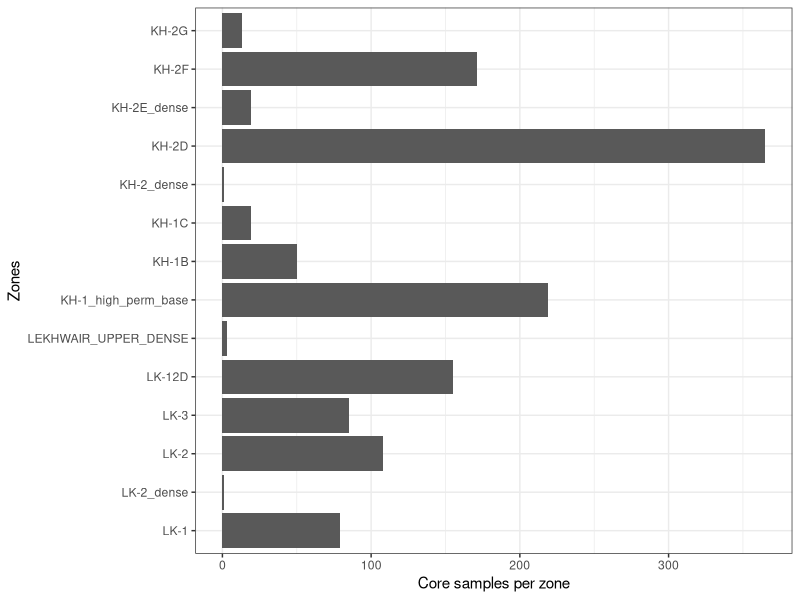
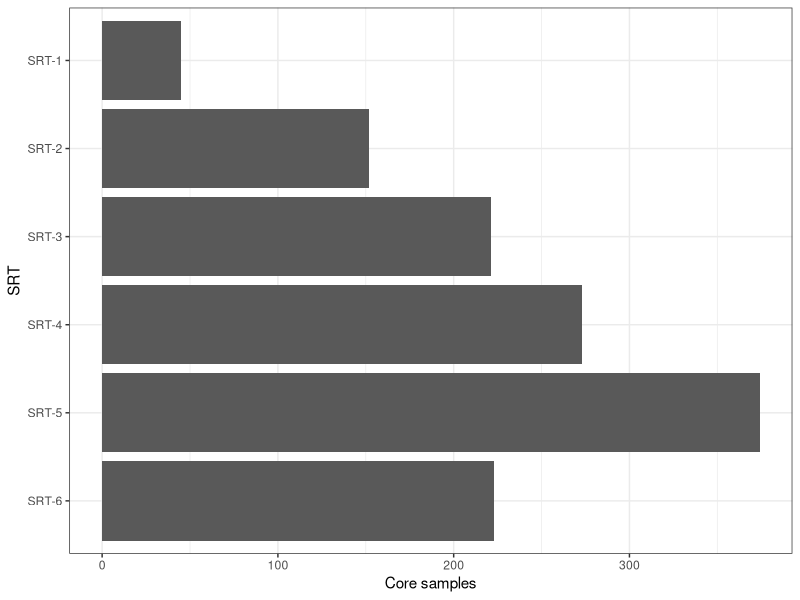
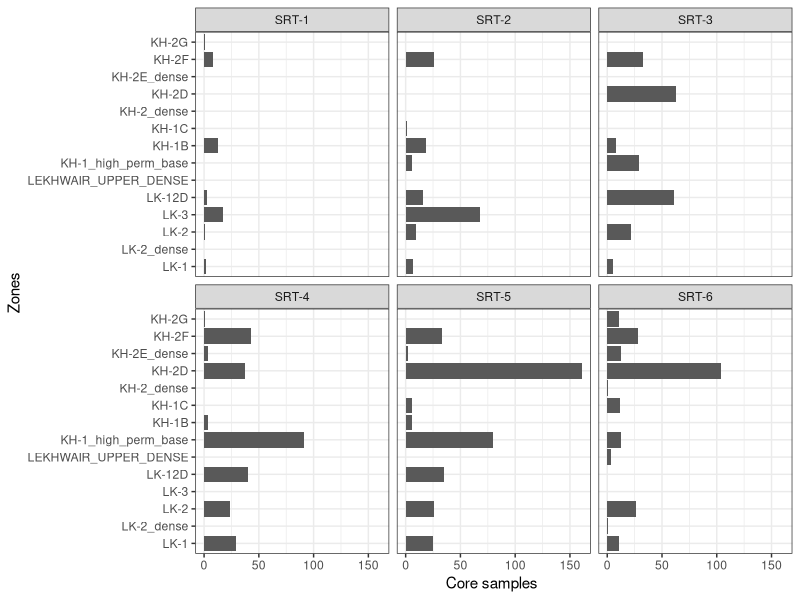
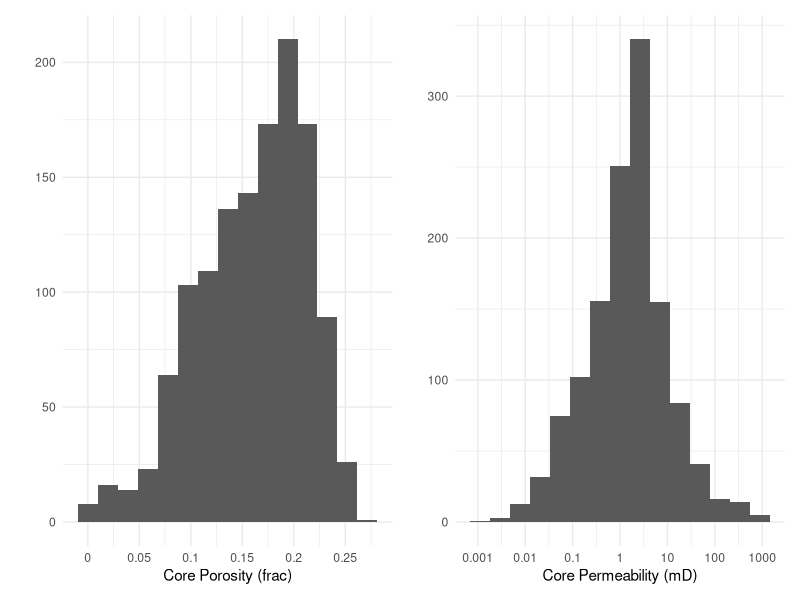
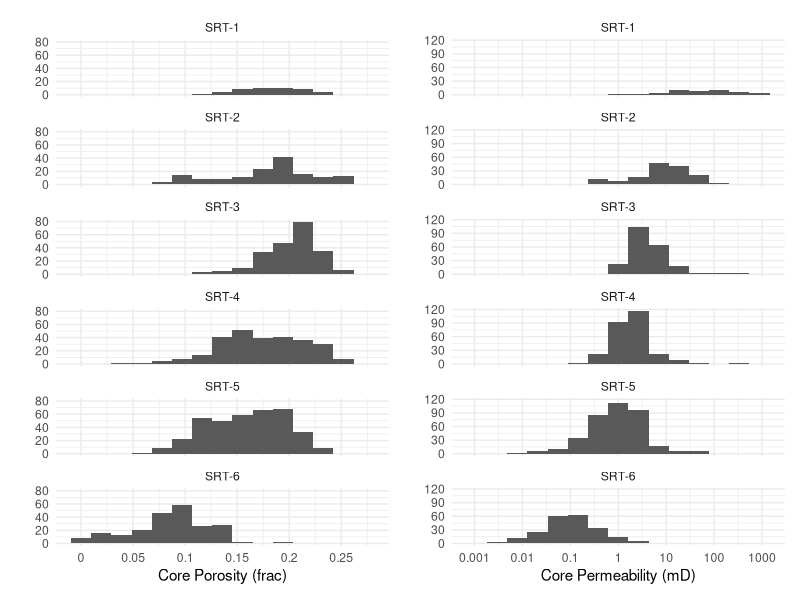
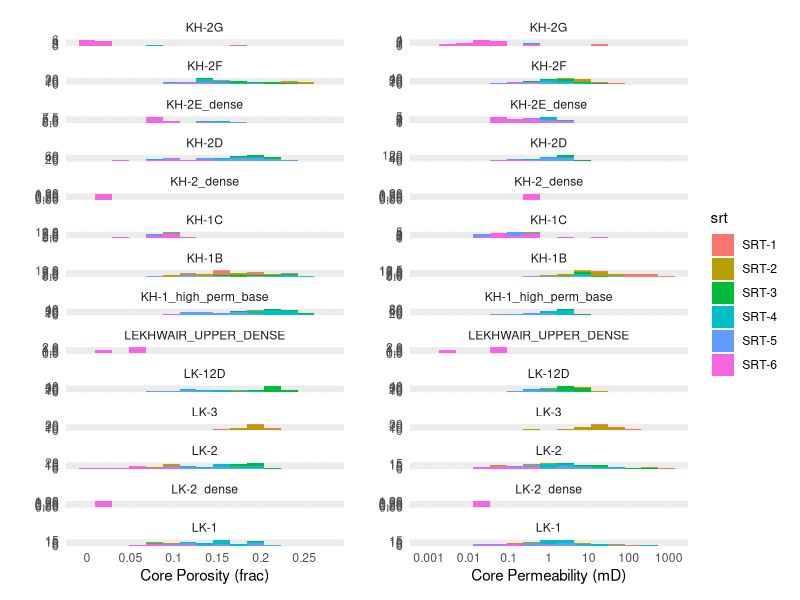
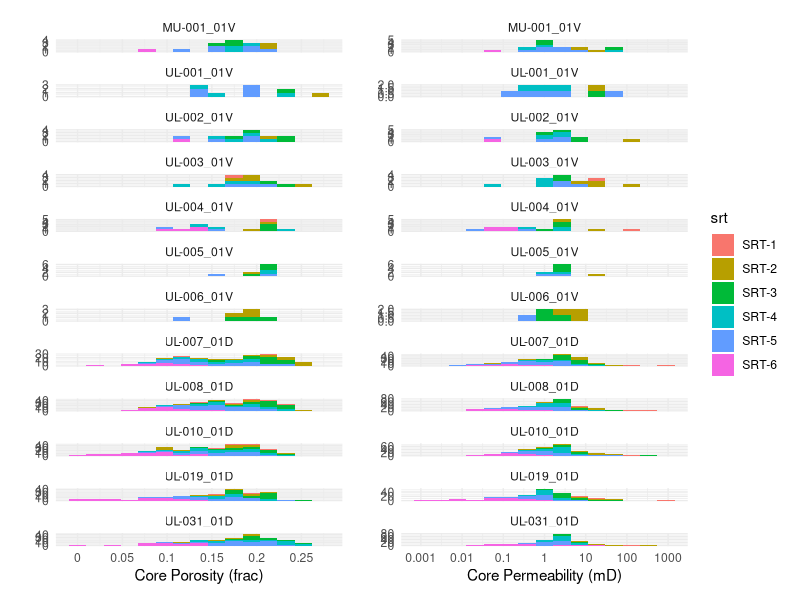
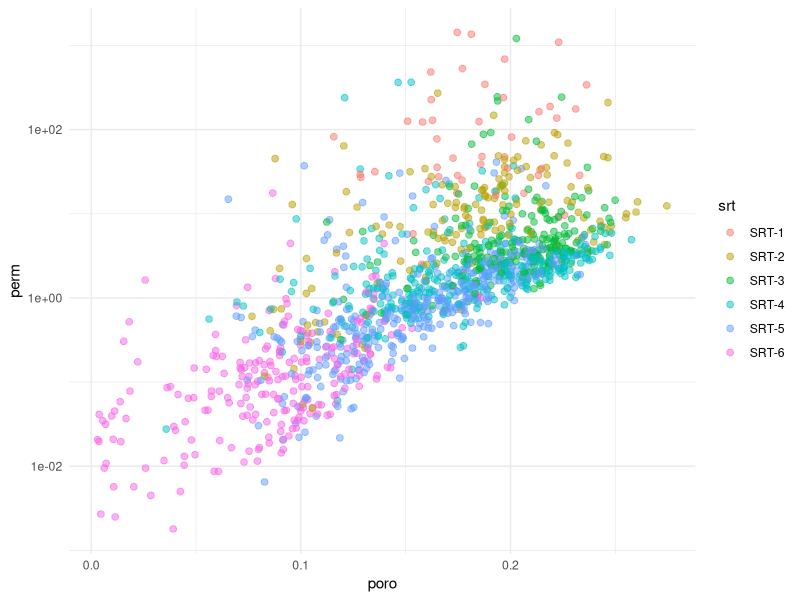

Here is the R script that generated these plots, in order:
## ---- chunk 1
knitr::opts_chunk$set(echo = TRUE)

# Packages

library(readxl)
library(tidyverse)
library(flextable)
library(patchwork)

## ---- chunk 2



rca_data <- read_excel("../../raw_data/srt_core/All_RCA_Data_with_log_data.xlsx", 
                       col_types = c("skip", "skip", "skip", 
                                     "numeric", "numeric", "text", "numeric", 
                                     "numeric", "text", "text", "numeric", 
                                     "skip", "numeric", "numeric", "numeric", 
                                     "numeric", "numeric", "numeric", 
                                     "numeric", "numeric", "numeric", 
                                     "numeric", "skip", "numeric", "numeric")) %>% 
    filter(`conditions experiment` == "overburden") %>% 
    rename(Zone = `Zone log linked to 'CEPSA_WELLTOPS_JUN20_STATIC'`) %>% 
        mutate(srt = if_else(SRT_OPCO == 1, "SRT-1", "non res") , 
               srt = if_else(SRT_OPCO == 2, "SRT-2", srt),
               srt = if_else(SRT_OPCO == 3, "SRT-3", srt),
               srt = if_else(SRT_OPCO == 4, "SRT-4", srt),
               srt = if_else(SRT_OPCO == 5, "SRT-5", srt),
               srt = if_else(SRT_OPCO == 6, "SRT-6", srt),
               zones = if_else(Zone ==   0 , "SH-1"                     , "non res" )  ,
               zones = if_else(Zone ==   1 , "HAWAR"                    , zones ),
               zones = if_else(Zone ==   2 , "KH-2G"                    , zones ),
               zones = if_else(Zone ==   3 , "KH-2F"                    , zones ),
               zones = if_else(Zone ==   4 , "KH-2E_dense"              , zones ),
               zones = if_else(Zone ==   5 , "KH-2D"                    , zones ),
               zones = if_else(Zone ==   6 , "KH-2_dense"               , zones ),
               zones = if_else(Zone ==   7 , "KH-1C"                    , zones ),
               zones = if_else(Zone ==   8 , "KH-1B"                    , zones ),
               zones = if_else(Zone ==   9 , "KH-1_high_perm_base"      , zones ),
               zones = if_else(Zone ==  10 , "LEKHWAIR_UPPER_DENSE"     , zones ),
               zones = if_else(Zone ==  11 , "LK-12D"                   , zones ),
               zones = if_else(Zone ==  12 , "LK-12_dense"              , zones ),
               zones = if_else(Zone ==  13 , "LK-9"                     , zones ),
               zones = if_else(Zone ==  14 , "LK-9A"                    , zones ),
               zones = if_else(Zone ==  15 , "LK-8A"                    , zones ),
               zones = if_else(Zone ==  16 , "LK-8_dense"               , zones ),
               zones = if_else(Zone ==  17 , "LK-7B"                    , zones ),
               zones = if_else(Zone ==  18 , "LK-7B_dense"              , zones ),
               zones = if_else(Zone ==  19 , "LK-7A"                    , zones ),
               zones = if_else(Zone ==  20 , "LK-7_dense"               , zones ),
               zones = if_else(Zone ==  21 , "LK-6_reservoir"           , zones ),
               zones = if_else(Zone ==  22 , "LK-6B_dense"              , zones ),
               zones = if_else(Zone ==  23 , "LK-6A"                    , zones ),
               zones = if_else(Zone ==  24 , "LK-6_dense"               , zones ),
               zones = if_else(Zone ==  25 , "LK-5B"                    , zones ),
               zones = if_else(Zone ==  26 , "LK-5_dense"               , zones ),
               zones = if_else(Zone ==  27 , "LK-3"                     , zones ),
               zones = if_else(Zone ==  28 , "LK-3_dense"               , zones ),
               zones = if_else(Zone ==  29 , "LK-3_dense_porosity"      , zones ),
               zones = if_else(Zone ==  30 , "LK-3_dense_porosity_base" , zones ),
               zones = if_else(Zone ==  31 , "LK-2"                     , zones ),
               zones = if_else(Zone ==  32 , "LK-2_dense"               , zones ),
               zones = if_else(Zone ==  33 , "LK-1"                     , zones ),
               zones = if_else(Zone ==  34 , "LK-1_dense"               , zones ),
               ) %>% 
    drop_na(zones, srt)


rca_data$zones <- as_factor(rca_data$zones)

rca_data$zones <- factor(rca_data$zones, 
                         levels = c("SH-1"         ,
                            "HAWAR"                ,                
                            "KH-2G"                ,                 
                            "KH-2F"                ,                 
                            "KH-2E_dense"          , 
                            "KH-2D"                ,            
                            "KH-2_dense"           ,     
                            "KH-1C"                ,          
                            "KH-1B"                ,         
                            "KH-1_high_perm_base"  ,  
                            "LEKHWAIR_UPPER_DENSE" ,
                            "LK-12D"               ,      
                            "LK-12_dense"          ,
                            "LK-9"                 ,           
                            "LK-9A"                ,          
                            "LK-8A"                ,         
                            "LK-8_dense"           ,  
                            "LK-7B"                ,       
                            "LK-7B_dense"          ,
                            "LK-7A"                ,           
                            "LK-7_dense"           ,    
                            "LK-6_reservoir"       ,
                            "LK-6B_dense"          ,
                            "LK-6A"                ,           
                            "LK-6_dense"           ,    
                            "LK-5B"                ,         
                            "LK-5_dense"           ,  
                            "LK-3"                 ,       
                            "LK-3_dense"           ,
                            "LK-3_dense_porosity"  ,
                            "LK-3_dense_porosity_base"  ,
                            "LK-2"                 ,    
                            "LK-2_dense"           ,
                            "LK-1"                 ,     
                            "LK-1_dense"        ))
                            
## ---- chunk 3
rca_data %>% 
    select(Well) %>% 
    count(Well) %>% 
    flextable() %>% autofit() %>% theme_vanilla() %>% 
    add_header_lines("Core samples per well")


## ---- chunk 4
rca_data %>% 
    select(zones) %>% 
    count(zones) %>% 
    flextable() %>% autofit() %>% theme_vanilla() %>% 
    add_header_lines("Core samples per Zone")


## ---- chunk 5

rca_data %>% 
    # count(zones) %>% 
    ggplot(aes(zones))+
    geom_bar()+
    coord_flip()+
    scale_x_discrete(limits=rev)+
    theme_bw()+
    labs(y = "Core samples per zone",
         x = "Zones")
## ---- chunk 6
rca_data %>% 
    select(srt) %>% 
    count(srt) %>% 
    flextable() %>% autofit() %>% theme_vanilla() %>% 
    add_header_lines("Core samples per SRT")
## ---- chunk 7



rca_data %>% 
    # count(zones) %>% 
    ggplot(aes(srt))+
    geom_bar()+
    coord_flip()+
    scale_x_discrete(limits=rev)+
    theme_bw()+
    labs(x = "SRT",
         y = "Core samples")

## ---- chunk 8

rca_data %>% 
    # count(zones) %>% 
    ggplot(aes(zones))+
    geom_bar()+
    coord_flip()+
    scale_x_discrete(limits=rev)+
    theme_bw()+
    labs(y = "Core samples ",
         x = "Zones")+
    facet_wrap(~srt)
## ---- chunk 9
poro_hist<- 
    rca_data %>% 
        ggplot(aes(poro,
                   #fill= srt
                   ))+
        geom_histogram(bins = 15)+
        # geom_vline(xintercept = mean(rca_data$poro), color= "red")+
        # geom_label(x = mean(rca_data$poro),
        #            y = 150,
        #            aes(label = "MEAN"),
        #            color= "red",
        #            fontface = "bold")+
        # geom_vline(xintercept = quantile(rca_data$poro, c(.1, .9)), 
        #            color= "blue")+
        # geom_label(x = quantile(rca_data$poro, .1 ),
        #            y = 140,
        #            aes(label = "P90"),
        #            color= "blue",
        #            fontface = "bold")+
        # geom_label(x = quantile(rca_data$poro, .9 ),
        #            y = 140,
        #            aes(label = "P10"),
        #            color= "blue",
        #            fontface = "bold")+
        theme_minimal()+
        scale_x_continuous(breaks = seq(0, 0.3, 0.05),
                           labels = seq(0, 0.3, 0.05))+
    labs(x= "Core Porosity (frac)",
         y = "")
        

perm_hist<- 
    rca_data %>% 
        ggplot(aes(perm,
                   #fill= srt
                   ))+
        geom_histogram(bins = 15)+
        # geom_vline(xintercept = mean(rca_data$perm), color= "red")+
        # geom_label(x = mean(rca_data$perm),
        #            y = 150,
        #            aes(label = "MEAN"),
        #            color= "red",
        #            fontface = "bold")+
        # geom_vline(xintercept = quantile(rca_data$perm, c(.1, .9)), 
        #            color= "blue")+
        # geom_label(x = quantile(rca_data$perm, .1 ),
        #            y = 100,
        #            aes(label = "P90"),
        #            color= "blue",
        #            fontface = "bold")+
        # geom_label(x = quantile(rca_data$perm, .9 ),
        #            y = 100,
        #            aes(label = "P10"),
        #            color= "blue",
        #            fontface = "bold")+
        theme_minimal()+
        scale_x_continuous(breaks = c(0.001,0.01,0.1, 1, 10,100,1000),
                           labels = c(0.001,0.01,0.1, 1, 10,100,1000),
                           trans = "log10")+
    labs(x= "Core Permeability (mD)",
         y = "")        

poro_hist + perm_hist


## ---- chunk 10
poro_hist_srt<-
    rca_data %>% 
        ggplot(aes(poro))+
        geom_histogram(bins = 15)+
        theme_minimal()+
        scale_x_continuous(breaks = seq(0, 0.3, 0.05),
                           labels = seq(0, 0.3, 0.05))+
    labs(x= "Core Porosity (frac)",
         y = "")+
    facet_wrap(~srt,ncol = 1)

perm_hist_srt<-
    rca_data %>% 
        ggplot(aes(perm))+
        geom_histogram(bins = 15)+
        theme_minimal()+
        scale_x_continuous(breaks = c(0.001,0.01,0.1, 1, 10,100,1000),
                           labels = c(0.001,0.01,0.1, 1, 10,100,1000),
                           trans = "log10")+
    labs(x= "Core Permeability (mD)",
         y = "")+
    facet_wrap(~srt,ncol = 1)


poro_hist_srt + perm_hist_srt
## ---- chunk 11

poro_hist_zone<-
    rca_data %>% 
        ggplot(aes(poro, fill = srt))+
        geom_histogram(bins = 15)+
        theme_minimal()+
        scale_x_continuous(breaks = seq(0, 0.3, 0.05),
                           labels = seq(0, 0.3, 0.05))+
    labs(x= "Core Porosity (frac)",
         y = "")+
    facet_wrap(~zones,ncol = 1, scales = "free_y")

perm_hist_zone<-
    rca_data %>% 
        ggplot(aes(perm, fill = srt))+
        geom_histogram(bins = 15)+
        theme_minimal()+
        scale_x_continuous(breaks = c(0.001,0.01,0.1, 1, 10,100,1000),
                           labels = c(0.001,0.01,0.1, 1, 10,100,1000),
                           trans = "log10")+
    labs(x= "Core Permeability (mD)",
         y = "")+
    facet_wrap(~zones,ncol = 1, scales = "free_y")


(poro_hist_zone + perm_hist_zone) + plot_layout(guides = "collect")

## ---- chunk 12

poro_hist_well<-
    rca_data %>% 
        ggplot(aes(poro, fill = srt))+
        geom_histogram(bins = 15)+
        theme_minimal()+
        scale_x_continuous(breaks = seq(0, 0.3, 0.05),
                           labels = seq(0, 0.3, 0.05))+
    labs(x= "Core Porosity (frac)",
         y = "")+
    facet_wrap(~Well,ncol = 1, scales = "free_y")

perm_hist_well<-
    rca_data %>% 
        ggplot(aes(perm, fill = srt))+
        geom_histogram(bins = 15)+
        theme_minimal()+
        scale_x_continuous(breaks = c(0.001,0.01,0.1, 1, 10,100,1000),
                           labels = c(0.001,0.01,0.1, 1, 10,100,1000),
                           trans = "log10")+
    labs(x= "Core Permeability (mD)",
         y = "")+
    facet_wrap(~Well,ncol = 1, scales = "free_y")


(poro_hist_well + perm_hist_well) + plot_layout(guides = "collect")


## ---- chunk 13

rca_data %>% 
    ggplot(aes(poro, perm, color = srt))+
    geom_point(alpha = 0.5, size = 2)+
    scale_y_continuous(trans = "log10")+
    theme_minimal()

## ---- chunk 14

rca_data %>% 
    ggplot(aes(poro, perm, color = srt))+
    geom_point(alpha = 0.5, size = 2)+
    scale_y_continuous(trans = "log10")+
    theme_minimal()+
    facet_wrap(~zones, nrow = 7)
